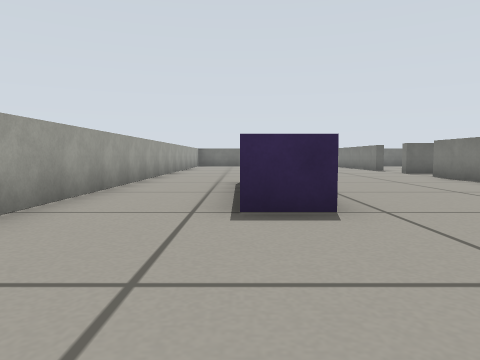
view 1 (above)

17 first-person views from a walk through a world built for the Gazebo simulator. The camera is 0.29 m above the floor, tilts 4° down and sees 70° across. The floor is counted in squares, 0.5 m on a side. Each view is taken from the middle of a square. On the plan, view 1 faces up. The plan holds only what a view shows up to about 9 squares ahead; the rest is blank.

view 2
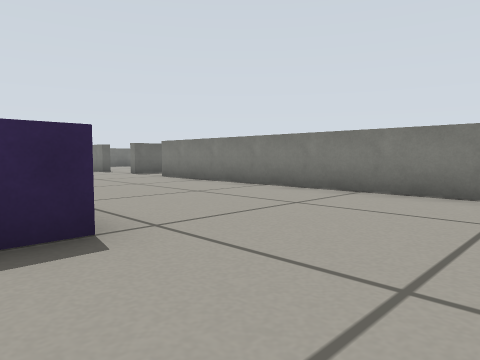

view 3
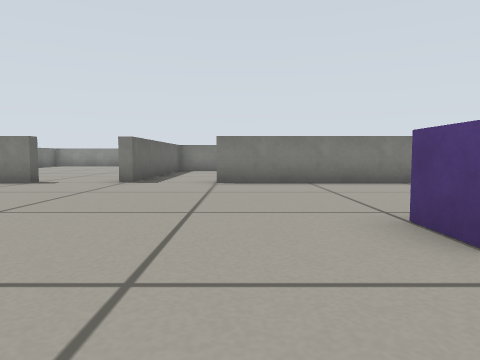

view 4
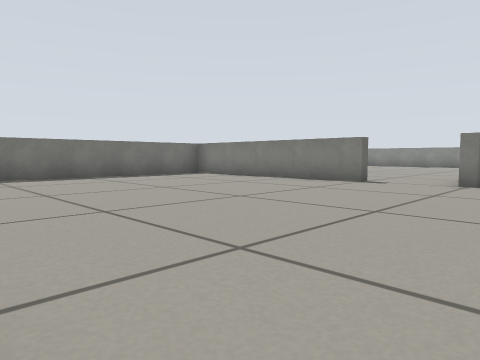

view 5
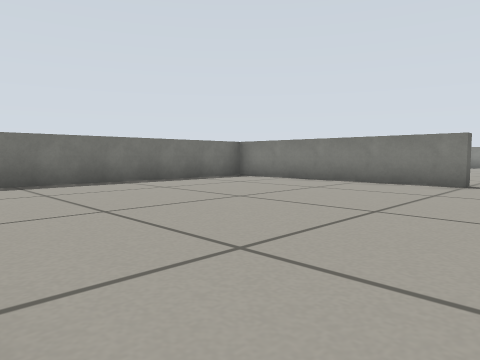

view 6
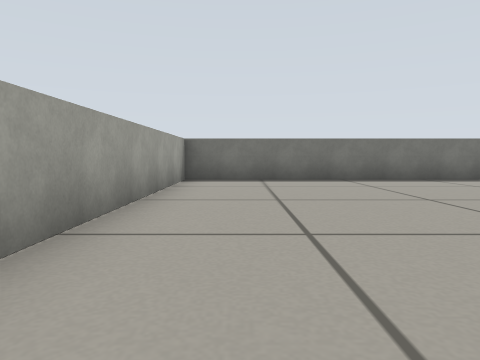

view 7
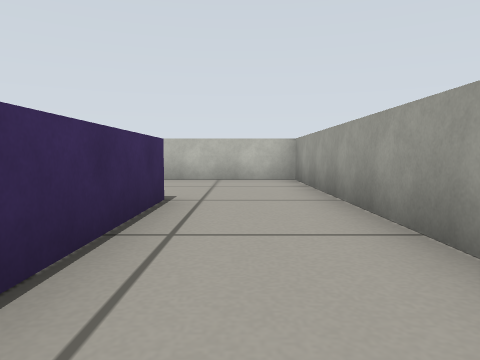

view 8
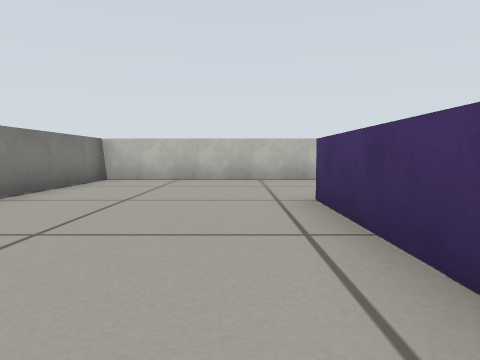

view 9
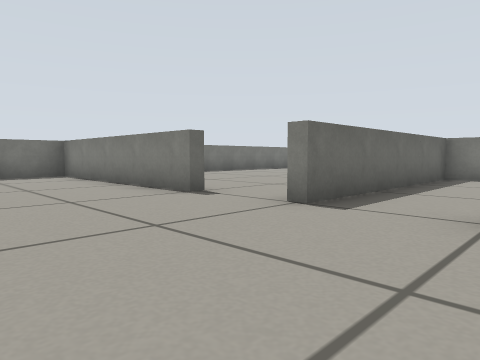

view 10
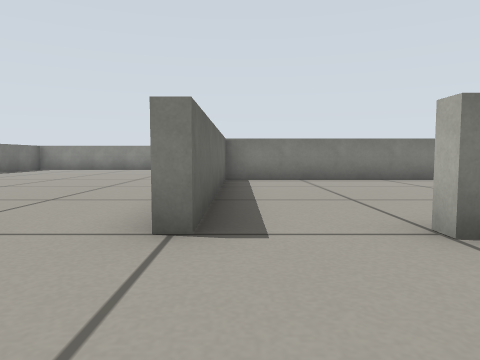

view 11
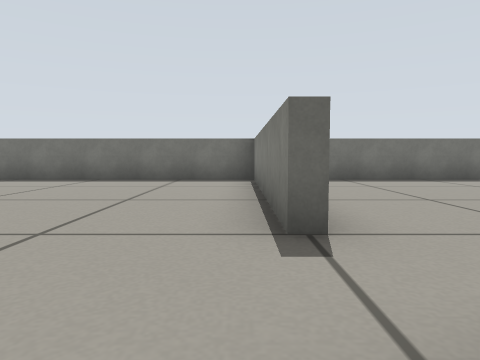

view 12
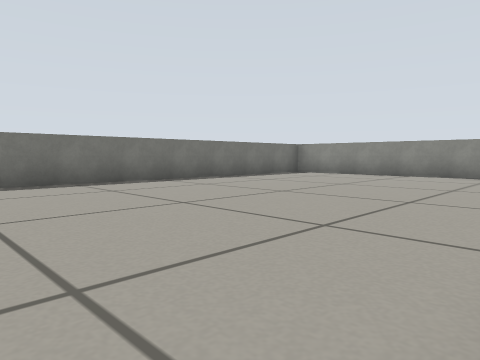

view 13
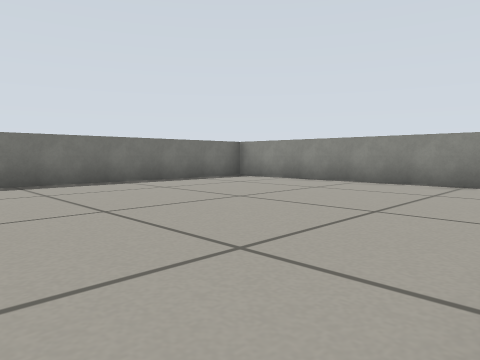

view 14
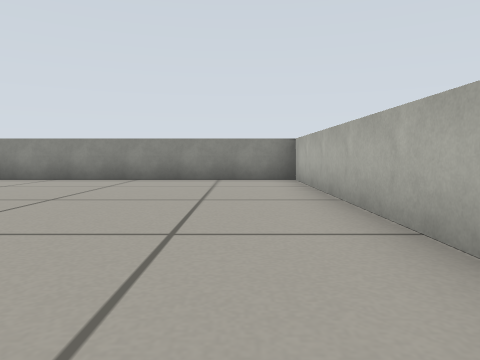

view 15
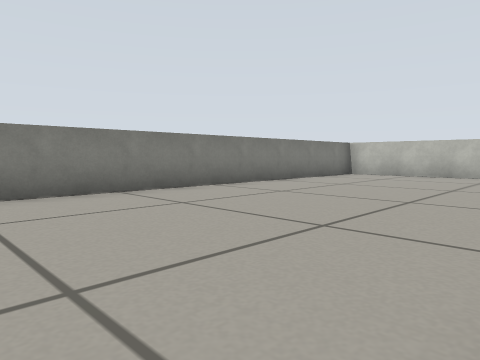

view 16
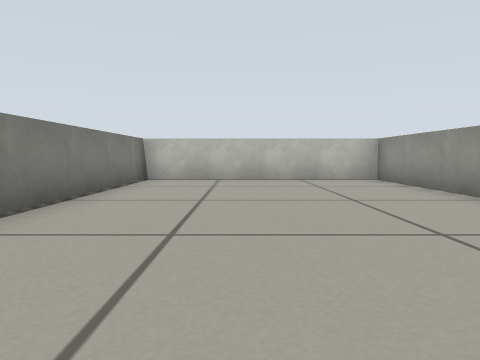

view 17
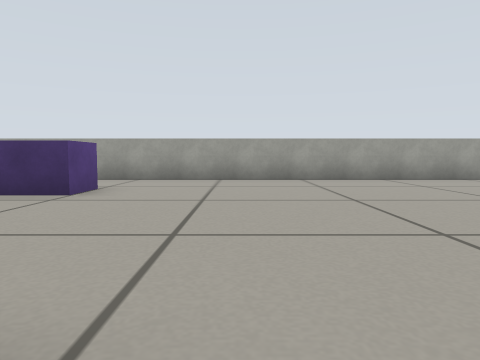

### Floor plan
Points are (right, up) in squares from view 1. A wall is a line through its corners. A room is listed if a view was taken in it or the views show most of it. See-through windows are left out.
Room 1 (views 1, 2, 3, 4, 5, 6, 7, 8, 9, 10, 11)
walls: (5.4, 11.3) (5.4, 11.8); (5.8, 13.5) (5.4, 13.5) (5.4, 19); (5.4, 19.3) (-2.3, 19.3) (-2.3, -0.3) (5.4, -0.3) (5.4, 9.5)
ways out: opening at (5.5, 12.5) to room 2; opening at (5, 10) to room 3
objects: blue box (0, 4) to (1, 7)
Room 2 (views 12, 13, 14)
walls: (10.9, 11.6) (17.4, 11.6) (17.4, 18.9); (15.5, 19.3) (7.1, 19.3)
ways out: opening at (5.5, 12.5) to room 1
Room 3 (views 15, 16, 17)
walls: (5.6, 3.2) (5.6, -0.3) (11.3, -0.3) (11.3, 11.3) (5.4, 11.3); (5.4, 9.5) (5.8, 9.5)
ways out: opening at (5, 10) to room 1

Where each view was taken, in squares from view 1:
view 1: 0 up, 0 right, facing up
view 2: 1 up, 0 right, facing up-right
view 3: 9 up, 2 left, facing right
view 4: 10 up, 2 left, facing up-right
view 5: 12 up, 2 left, facing up-right
view 6: 11 up, 1 left, facing up
view 7: 8 up, 1 left, facing down
view 8: 8 up, 2 right, facing down
view 9: 9 up, 2 right, facing up-right
view 10: 11 up, 3 right, facing right
view 11: 11 up, 5 right, facing up
view 12: 12 up, 7 right, facing up-right
view 13: 12 up, 10 right, facing up-right
view 14: 13 up, 9 right, facing right
view 15: 10 up, 6 right, facing down-right
view 16: 8 up, 9 right, facing down
view 17: 10 up, 6 right, facing left
